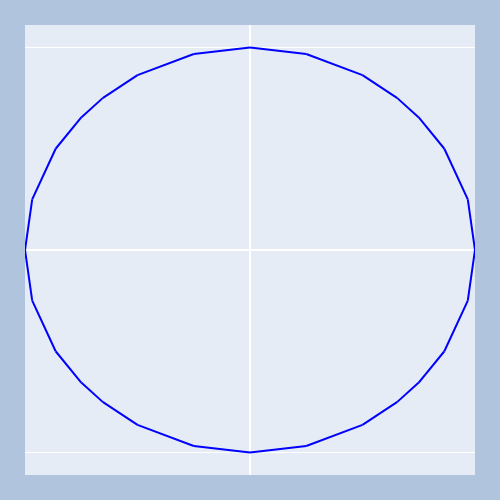

The cell this chart's notebook holds for it:
### Code cell
def circulo(x,y,r=1):#r^2 = x^2+y^2
	return (r-np.sqrt(x**2+y**2))

fig = go.Figure()
blank = (50, 50)
marching_squares(circulo, blank)

fig.update_layout(
        margin=dict(l=25, r=25, t=25, b=25),
        paper_bgcolor="LightSteelBlue", width=500, height=500)
fig.update_xaxes(dtick=1, showticklabels=False)
fig.update_yaxes(dtick=1, showticklabels=False)
fig.show()

### Figure 1 — Plotly figure (JSON) as saved in the notebook; plotly's stock layout.template omitted (floating-point values rounded to 4 significant figures)
{"data": [{"line": {"color": "rgb(0, 0, 255)"}, "mode": "lines", "showlegend": false, "type": "scatter", "x": [-1, -1], "y": [0, 0]}, {"line": {"color": "rgb(0, 0, 255)"}, "mode": "lines", "showlegend": false, "type": "scatter", "x": [-1, -1], "y": [0, 0]}, {"line": {"color": "rgb(0, 0, 255)"}, "mode": "lines", "showlegend": false, "type": "scatter", "x": [-0.8638, -0.75], "y": [-0.5, -0.6548]}, {"line": {"color": "rgb(0, 0, 255)"}, "mode": "lines", "showlegend": false, "type": "scatter", "x": [-0.8638, -0.968], "y": [-0.5, -0.25]}, {"line": {"color": "rgb(0, 0, 255)"}, "mode": "lines", "showlegend": false, "type": "scatter", "x": [-1, -0.968], "y": [0, -0.25]}, {"line": {"color": "rgb(0, 0, 255)"}, "mode": "lines", "showlegend": false, "type": "scatter", "x": [-1, -0.968], "y": [0, 0.25]}, {"line": {"color": "rgb(0, 0, 255)"}, "mode": "lines", "showlegend": false, "type": "scatter", "x": [-0.968, -0.8638], "y": [0.25, 0.5]}, {"line": {"color": "rgb(0, 0, 255)"}, "mode": "lines", "showlegend": false, "type": "scatter", "x": [-0.8638, -0.75], "y": [0.5, 0.6548]}, {"line": {"color": "rgb(0, 0, 255)"}, "mode": "lines", "showlegend": false, "type": "scatter", "x": [-0.6548, -0.5], "y": [-0.75, -0.8638]}, {"line": {"color": "rgb(0, 0, 255)"}, "mode": "lines", "showlegend": false, "type": "scatter", "x": [-0.75, -0.6548], "y": [-0.6548, -0.75]}, {"line": {"color": "rgb(0, 0, 255)"}, "mode": "lines", "showlegend": false, "type": "scatter", "x": [-0.75, -0.6548], "y": [0.6548, 0.75]}, {"line": {"color": "rgb(0, 0, 255)"}, "mode": "lines", "showlegend": false, "type": "scatter", "x": [-0.6548, -0.5], "y": [0.75, 0.8638]}, {"line": {"color": "rgb(0, 0, 255)"}, "mode": "lines", "showlegend": false, "type": "scatter", "x": [-0.5, -0.25], "y": [-0.8638, -0.968]}, {"line": {"color": "rgb(0, 0, 255)"}, "mode": "lines", "showlegend": false, "type": "scatter", "x": [-0.5, -0.25], "y": [0.8638, 0.968]}, {"line": {"color": "rgb(0, 0, 255)"}, "mode": "lines", "showlegend": false, "type": "scatter", "x": [0, 0], "y": [-1, -1]}, {"line": {"color": "rgb(0, 0, 255)"}, "mode": "lines", "showlegend": false, "type": "scatter", "x": [-0.25, 0], "y": [-0.968, -1]}, {"line": {"color": "rgb(0, 0, 255)"}, "mode": "lines", "showlegend": false, "type": "scatter", "x": [-0.25, 0], "y": [0.968, 1]}, {"line": {"color": "rgb(0, 0, 255)"}, "mode": "lines", "showlegend": false, "type": "scatter", "x": [0, 0], "y": [1, 1]}, {"line": {"color": "rgb(0, 0, 255)"}, "mode": "lines", "showlegend": false, "type": "scatter", "x": [0, 0], "y": [-1, -1]}, {"line": {"color": "rgb(0, 0, 255)"}, "mode": "lines", "showlegend": false, "type": "scatter", "x": [0, 0.25], "y": [-1, -0.968]}, {"line": {"color": "rgb(0, 0, 255)"}, "mode": "lines", "showlegend": false, "type": "scatter", "x": [0, 0.25], "y": [1, 0.968]}, {"line": {"color": "rgb(0, 0, 255)"}, "mode": "lines", "showlegend": false, "type": "scatter", "x": [0, 0], "y": [1, 1]}, {"line": {"color": "rgb(0, 0, 255)"}, "mode": "lines", "showlegend": false, "type": "scatter", "x": [0.25, 0.5], "y": [-0.968, -0.8638]}, {"line": {"color": "rgb(0, 0, 255)"}, "mode": "lines", "showlegend": false, "type": "scatter", "x": [0.25, 0.5], "y": [0.968, 0.8638]}, {"line": {"color": "rgb(0, 0, 255)"}, "mode": "lines", "showlegend": false, "type": "scatter", "x": [0.6548, 0.5], "y": [-0.75, -0.8638]}, {"line": {"color": "rgb(0, 0, 255)"}, "mode": "lines", "showlegend": false, "type": "scatter", "x": [0.6548, 0.75], "y": [-0.75, -0.6548]}, {"line": {"color": "rgb(0, 0, 255)"}, "mode": "lines", "showlegend": false, "type": "scatter", "x": [0.6548, 0.75], "y": [0.75, 0.6548]}, {"line": {"color": "rgb(0, 0, 255)"}, "mode": "lines", "showlegend": false, "type": "scatter", "x": [0.5, 0.6548], "y": [0.8638, 0.75]}, {"line": {"color": "rgb(0, 0, 255)"}, "mode": "lines", "showlegend": false, "type": "scatter", "x": [0.8638, 0.75], "y": [-0.5, -0.6548]}, {"line": {"color": "rgb(0, 0, 255)"}, "mode": "lines", "showlegend": false, "type": "scatter", "x": [0.8638, 0.968], "y": [-0.5, -0.25]}, {"line": {"color": "rgb(0, 0, 255)"}, "mode": "lines", "showlegend": false, "type": "scatter", "x": [0.968, 1], "y": [-0.25, 0]}, {"line": {"color": "rgb(0, 0, 255)"}, "mode": "lines", "showlegend": false, "type": "scatter", "x": [0.968, 1], "y": [0.25, 0]}, {"line": {"color": "rgb(0, 0, 255)"}, "mode": "lines", "showlegend": false, "type": "scatter", "x": [0.968, 0.8638], "y": [0.25, 0.5]}, {"line": {"color": "rgb(0, 0, 255)"}, "mode": "lines", "showlegend": false, "type": "scatter", "x": [0.75, 0.8638], "y": [0.6548, 0.5]}, {"line": {"color": "rgb(0, 0, 255)"}, "mode": "lines", "showlegend": false, "type": "scatter", "x": [1, 1], "y": [0, 0]}, {"line": {"color": "rgb(0, 0, 255)"}, "mode": "lines", "showlegend": false, "type": "scatter", "x": [1, 1], "y": [0, 0]}], "layout": {"height": 500, "margin": {"b": 25, "l": 25, "r": 25, "t": 25}, "paper_bgcolor": "LightSteelBlue", "width": 500, "xaxis": {"dtick": 1, "showticklabels": false}, "yaxis": {"dtick": 1, "showticklabels": false}}}
